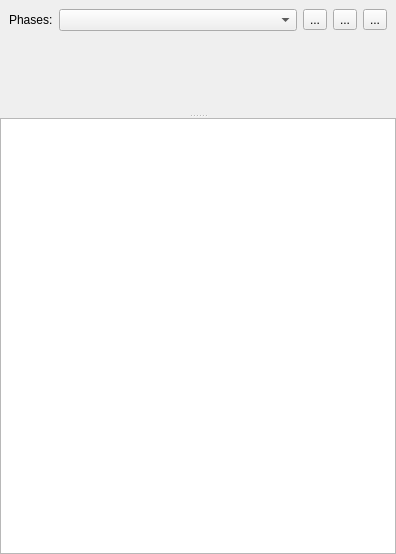
<?xml version="1.0" encoding="UTF-8"?>
<ui version="4.0">
 <class>PeakListWidget</class>
 <widget class="QWidget" name="PeakListWidget">
  <property name="geometry">
   <rect>
    <x>0</x>
    <y>0</y>
    <width>396</width>
    <height>554</height>
   </rect>
  </property>
  <property name="windowTitle">
   <string>Form</string>
  </property>
  <layout class="QVBoxLayout" name="verticalLayout">
   <property name="leftMargin">
    <number>0</number>
   </property>
   <property name="topMargin">
    <number>0</number>
   </property>
   <property name="rightMargin">
    <number>0</number>
   </property>
   <property name="bottomMargin">
    <number>0</number>
   </property>
   <item>
    <widget class="QWidget" name="widget" native="true">
     <layout class="QHBoxLayout" name="horizontalLayout">
      <item>
       <widget class="QLabel" name="label">
        <property name="text">
         <string>Phases:</string>
        </property>
       </widget>
      </item>
      <item>
       <widget class="QComboBox" name="comboBoxHklData">
        <property name="sizePolicy">
         <sizepolicy hsizetype="Expanding" vsizetype="Fixed">
          <horstretch>0</horstretch>
          <verstretch>0</verstretch>
         </sizepolicy>
        </property>
        <property name="toolTip">
         <string>Select phase</string>
        </property>
       </widget>
      </item>
      <item>
       <widget class="QToolButton" name="toolButtonToolsMenu">
        <property name="toolTip">
         <string>Tools</string>
        </property>
        <property name="text">
         <string>...</string>
        </property>
        <property name="popupMode">
         <enum>QToolButton::InstantPopup</enum>
        </property>
       </widget>
      </item>
      <item>
       <widget class="QToolButton" name="toolButtonFilter">
        <property name="toolTip">
         <string>Filter peak list</string>
        </property>
        <property name="text">
         <string>...</string>
        </property>
       </widget>
      </item>
      <item>
       <widget class="QToolButton" name="toolButtonContextHelp">
        <property name="toolTip">
         <string>Show module context help (Window -&gt; Context help)</string>
        </property>
        <property name="text">
         <string>...</string>
        </property>
       </widget>
      </item>
     </layout>
    </widget>
   </item>
   <item>
    <widget class="QSplitter" name="splitter">
     <property name="orientation">
      <enum>Qt::Vertical</enum>
     </property>
     <widget class="PeakListFilterForm" name="peakListFilterForm" native="true"/>
     <widget class="QTableView" name="tableViewHklData">
      <property name="showDropIndicator" stdset="0">
       <bool>false</bool>
      </property>
      <property name="selectionMode">
       <enum>QAbstractItemView::ExtendedSelection</enum>
      </property>
      <property name="selectionBehavior">
       <enum>QAbstractItemView::SelectItems</enum>
      </property>
     </widget>
    </widget>
   </item>
  </layout>
 </widget>
 <customwidgets>
  <customwidget>
   <class>PeakListFilterForm</class>
   <extends>QWidget</extends>
   <header>projectWidget/peakListWidget/peaklistfilterform.h</header>
   <container>1</container>
  </customwidget>
 </customwidgets>
 <tabstops>
  <tabstop>comboBoxHklData</tabstop>
  <tabstop>tableViewHklData</tabstop>
 </tabstops>
 <resources/>
 <connections>
  <connection>
   <sender>toolButtonFilter</sender>
   <signal>clicked(bool)</signal>
   <receiver>PeakListWidget</receiver>
   <slot>toggleFilterWidget()</slot>
   <hints>
    <hint type="sourcelabel">
     <x>356</x>
     <y>30</y>
    </hint>
    <hint type="destinationlabel">
     <x>391</x>
     <y>76</y>
    </hint>
   </hints>
  </connection>
  <connection>
   <sender>toolButtonContextHelp</sender>
   <signal>clicked()</signal>
   <receiver>PeakListWidget</receiver>
   <slot>showHelp()</slot>
   <hints>
    <hint type="sourcelabel">
     <x>376</x>
     <y>18</y>
    </hint>
    <hint type="destinationlabel">
     <x>399</x>
     <y>49</y>
    </hint>
   </hints>
  </connection>
 </connections>
 <slots>
  <slot>phaseFilterChanged(int)</slot>
  <slot>toggleFilterWidget()</slot>
  <slot>showHelp()</slot>
 </slots>
</ui>
